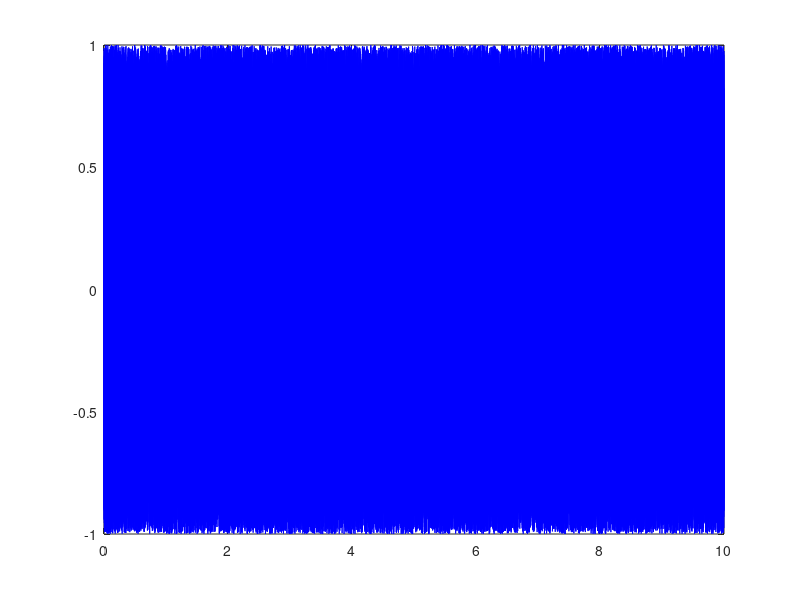

Source code (MATLAB):
%% generate a signal to use the bandpass filter for
% filter then makes the signal good enough to put through the APDL
% transient analysis
clear all
%highest frequency of interest we want to know
hf=50;
dt=1/(200*hf);
%length of time we want to find response for
lt=10;
steps=(lt/dt);
x=linspace(0,lt,(steps));
% x=0:1/steps:lt;
%generate random numbers between [-1,1] with a length of steps
A=1;
r=-A+(2*A).*rand(steps,1);
% r=A.*sin(5*2*pi*x);
% r = Amplitude*sin(w*t), where t is the timesteps, or X

% put it through the filter we created in bandpass filter toolbox thing
% y=doFilter2(r,dt);
% create vector to export to a csv file for APDL to read
Y=[x' r];
figure
plot(x,r,'b') %,x,y,'g')

file='U:\_PhD\APDL\Validation\DuffingValDec17\LinearModeTS7.csv';
csvwrite(file,Y);
